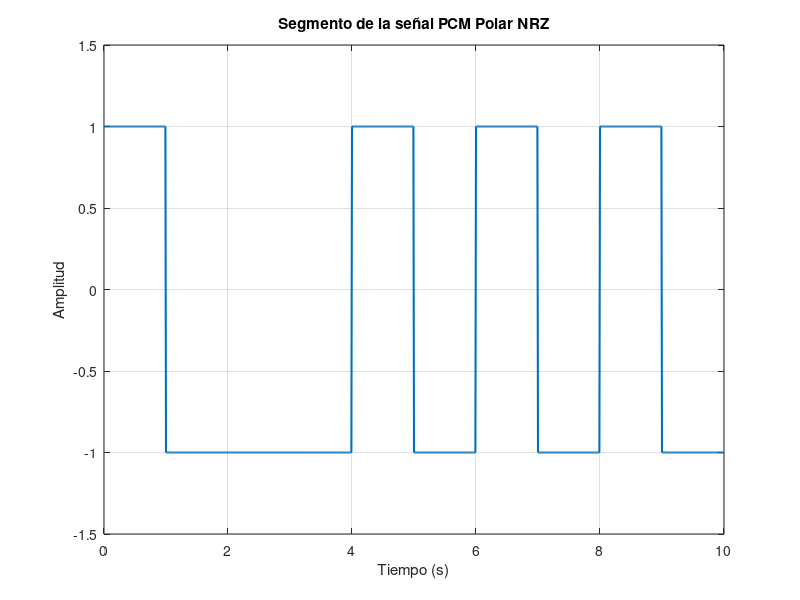
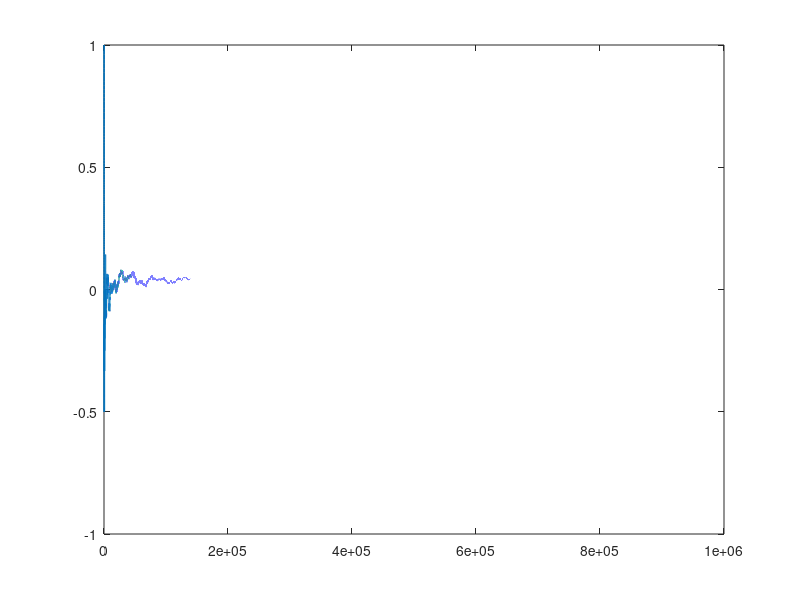

The MATLAB script that drew these images, in order: (Note: this script raises an error after producing the figures.)
Nb = 10000; % numero de bits
Tb = 1; % tiempo de bit
fs = 100; % frecuencia de muestreo
Ts = 1/fs; % pperiodo de muestreo
Ns = Tb*fs; % muestras por bit

% generacion de la se;al
bk = randi([0 1], 1, Nb); % bits equiprobables
ak = 2*bk - 1;
s = repelem(ak, Ns); % se;al PCM
t = (0:length(s)-1)*Ts;  

figure();
plot(t(1:10*Ns), s(1:10*Ns), 'LineWidth', 1.5);
xlabel('Tiempo (s)'); ylabel('Amplitud');
title('Segmento de la señal PCM Polar NRZ');
grid on; ylim([-1.5 1.5]);

% ergodicidad, la media y autocorrelacion
media_temporal = mean(s);
fprintf('Media Temporal Estimada: %.5f\n', media_temporal);

% convergencia de la media
media_acumulada = cumsum(s) ./ (1:length(s));
figure();
plot(media_acumulada, 'LineWidth', 1.2);
yline(0,'r--','Media Teórica');
xlabel('Muestras'); ylabel('Media');
title('Convergencia de la media temporal'); grid on;

% autocorrelacion
[Rss, lags] = xcorr(s, 'biased');
tau = lags * Ts;
R_teorica = (1 - abs(tau)/Tb);
R_teorica(abs(tau) > Tb) = 0;

figure();
plot(tau, Rss, 'b', 'LineWidth', 1.2); hold on;
plot(tau, R_teorica, 'r--', 'LineWidth', 1.5);
xlabel('\tau (s)'); ylabel('R_{SS}(\tau)');
title('Autocorrelación: Temporal vs Teórica');
legend('Simulada','Teórica'); grid on; xlim([-2*Tb 2*Tb]);

% PDF empírica
figure();
histogram(s, 'Normalization','pdf');
xlabel('Amplitud'); ylabel('Densidad de probabilidad');
title('Histograma de la señal PCM Polar NRZ');
grid on;

% varias realizaciones 
figure();
hold on;
for k = 1:4
    bk_aux = randi([0 1], 1, 50);
    ak_aux = 2*bk_aux - 1;
    s_aux = repelem(ak_aux, Ns);
    t_aux = (0:length(s_aux)-1)*Ts;
    plot(t_aux, s_aux);
end
xlabel('Tiempo (s)'); ylabel('Amplitud');
title('Diferentes realizaciones del proceso PCM Polar NRZ');
grid on; ylim([-1.5 1.5]);

% estimacion de PSD
L = length(s);
f = (-L/2 : L/2-1)*(fs/L);

% PSD Teórica
arg = f*Tb;
Sinc_m = sin(pi*arg + eps) ./ (pi*arg + eps); 
PSD_teorica = Tb * (Sinc_m).^2;

% metodo indirecto
N_fft = length(Rss);
f_ind = (-N_fft/2 : N_fft/2-1)*(fs/N_fft);
PSD_indirecta = real(fftshift(fft(Rss))) * Ts; 

% metodo directo
S_f = fftshift(fft(s));
PSD_directa = (abs(S_f).^2 * Ts) / length(s);

% comparacion de PSDs normalizadas
PSD_dir_n = PSD_directa / max(PSD_directa);
PSD_ind_n = PSD_indirecta / max(PSD_indirecta);
PSD_teo_n = PSD_teorica / max(PSD_teorica);

plot(f, 10*log10(PSD_dir_n), 'Color',[0.7 0.7 0.7]); hold on;
plot(f_ind, 10*log10(PSD_ind_n), 'b','LineWidth',1.2);
plot(f, 10*log10(PSD_teo_n), 'r--','LineWidth',1.5);
xlabel('Frecuencia (Hz)'); ylabel('PSD Normalizada (dB)');
title('Comparación de PSD (Ajustadas a 0 dB)');
legend('Directo','Indirecto','Teórica');
grid on; xlim([-4/Tb 4/Tb]); ylim([-60 5]);

% PSD Directa vs Promediada 
PSD_prom = movmean(PSD_directa, 200);
figure();
plot(f, 10*log10(PSD_directa), 'Color',[0.8 0.8 0.8]); hold on;
plot(f, 10*log10(PSD_prom), 'b','LineWidth',1.3);
plot(f, 10*log10(PSD_teorica),'r--','LineWidth',1.5);
xlabel('Frecuencia (Hz)'); ylabel('PSD (dB/Hz)');
title('Efecto del Promediado en la Estimación Espectral');
legend('Directa','Promediada','Teórica');
grid on; xlim([-4/Tb 4/Tb]); ylim([-50 5]);

% PSD terica lineal
figure();
plot(f, PSD_teorica, 'r','LineWidth',1.5);
xlabel('Frecuencia (Hz)'); ylabel('PSD');
title('PSD Teórica (Escala Lineal)');
grid on; xlim([-4/Tb 4/Tb]);

% ancho de banda
BW_Nulo = 1/Tb;

%BW Estimado 95 porciento de la potencia
idx_pos = f >= 0;
f_pos = f(idx_pos);
PSD_pos = PSD_directa(idx_pos); 

Energia_Acum = cumsum(PSD_pos);
Energia_Total = Energia_Acum(end);

idx_95 = find(Energia_Acum >= 0.95 * Energia_Total, 1);
BW_95 = f_pos(idx_95);

fprintf('--- Ancho de Banda ---\n');
fprintf('BW Teórico (Primer Nulo): %.2f Hz\n', BW_Nulo);
fprintf('BW Estimado (95%% Potencia): %.2f Hz\n', BW_95);
